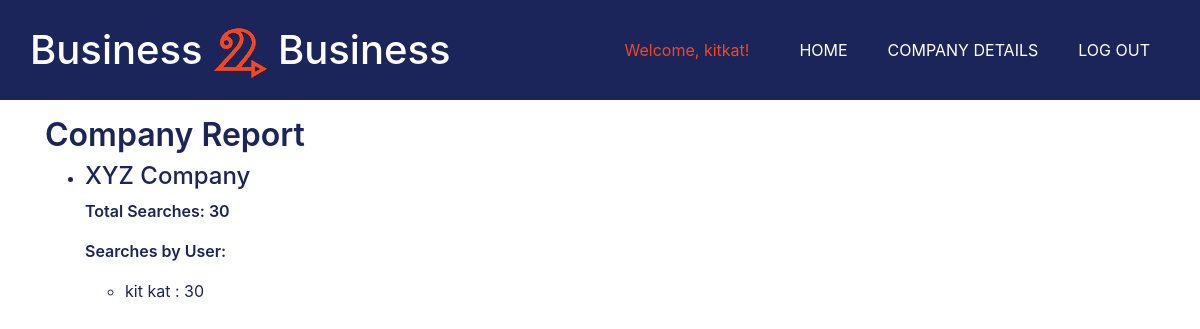
The page /B2B/company_detail/ (signed in) on the database as committed earlier.
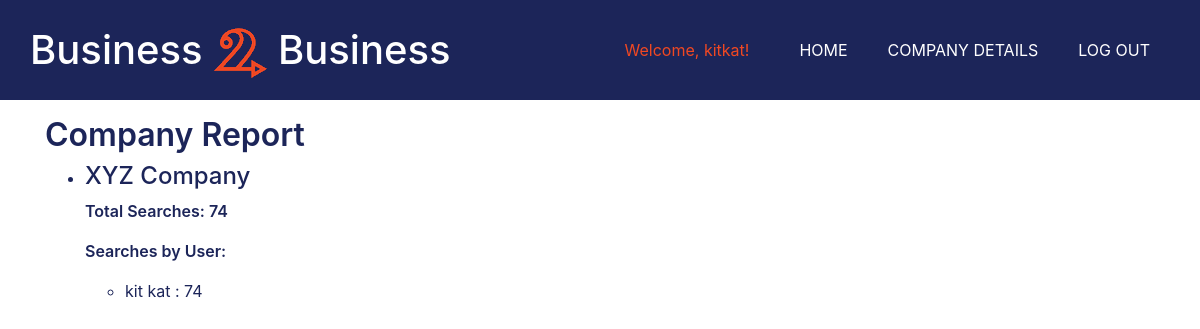
The same page on the database as committed later.
### B2B/models.py (models this page shows, shortened)
class Company(models.Model):
    company_name = models.CharField(max_length=100)
    primary_contact = models.ForeignKey('Person', related_name='+', blank=True, null=True, on_delete=models.SET_NULL)
    wants_tb = models.BooleanField(verbose_name='can search Test Bookstore (for TESTING purposes ONLY)') #NO REAL COMPANY WILL WANT THIS
    wants_kb = models.BooleanField(verbose_name='can search Kobo')
    wants_gb = models.BooleanField(verbose_name='can search Google Books')
    wants_lc = models.BooleanField(verbose_name='can search Livraria Cultura')
    wants_sd = models.BooleanField(verbose_name='can search Scribd')
    def get_total_searches(self):
        total = 0
        for p in self.person_set.all():
            total = total + p.search_count
        return total
    def __str__(self):
        return self.company_name
    class Meta:
        verbose_name_plural = "Companies"

class Person(models.Model):
    user = models.OneToOneField(User, on_delete=models.PROTECT, verbose_name='User Account') #disallow deletion of users; for auditing purposes it's safer to just go into the admin & uncheck "Active" for the user
    company =  models.ForeignKey('Company', on_delete=models.PROTECT) #disallow deletion of companies; for auditing purposes it's safer to just deactivate all users at the company
    phone = models.CharField(max_length=20, blank=True) #20 chars allows international numbers which can be long, nullable because not everyone has a phone number we care about
    search_count = models.IntegerField(default=0)

### B2B/views.py (the view)
# urls.py: path('company_detail/', views.CompanyDetail.as_view(), name='company_detail'), #shows the reporting data for the company according to who is viewing the page
class CompanyDetail(LoginRequiredMixin, generic.ListView):
    model = Company
    template_name = 'company_detail.html'
    paginate_by = 3
    def get_queryset(self):
        u = self.request.user
        if u.is_staff:
            return Company.objects.order_by('company_name')
        elif u.person is not None:
            return Company.objects.filter(company_name=u.person.company).order_by('company_name')
        else: return None

### B2B/templates/company_detail.html
{% extends "base_generic.html" %}
{% block content %}
    <h2>Company Report</h2>
    {% if company_list %}
    <ul>
        {% for c in company_list %}
        <li>
            <h4>{{c.company_name}}</h4>
            <p>Total Searches: {{ c.get_total_searches }}</p>
            {% if c.person_set.all %}
            <p>Searches by User:</p>
            <ul>
                {% for p in c.person_set.all %}
                <li>
                    {{p.user.first_name}} {{p.user.last_name}} : {{p.search_count}}
                </li>
                {% endfor %}
            </ul>
            {% endif %}
        </li>
        {% endfor %}
    </ul>
    {% else %}
    <p>There is no data to display.</p>
    {% endif %}
{% endblock %}

Rows that differ between the two databases and show on the page:
changed Company "XYZ Company": get_total_searches "30" → "74"
changed Person "kit": search_count "30" → "74"
